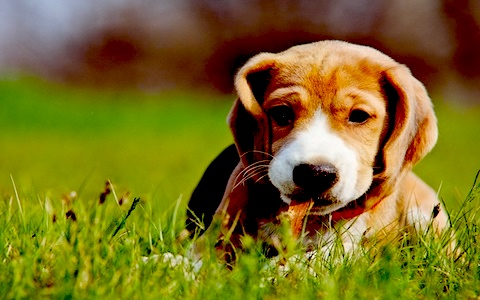
#> input picture images/8.jpg, 480 x 300 px, found by its file name
$ python cache_image_v2.py
#> lines starting #> are read from the running program, lines starting #| are printed output that depends on the picture
from PIL import Image
# POUR CONVERTIR DES DECIMAUX EN BINAIRE ET VICE VERSA ON PEUX SIMPLEMENT UTILISER int() et bin()

im1 = Image.open('images/8.jpg').convert('RGB')
#> im1 is the input picture: PIL image 480x300 RGB; mean R, G, B 122.3, 109.2, 34.3
im2 = Image.open('images/9.jpeg').convert('RGB')
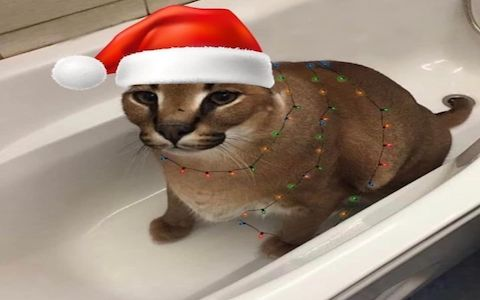
#> input picture images/9.jpeg, 480 x 300 px, found by its file name
#> im2 is the input picture: PIL image 480x300 RGB; mean R, G, B 156.7, 136.5, 122.5


def cache_image(im1,im2):
    '''
    img,img --> img
    cache l'image 2 dans l'image 1 par scetanographie
    '''
    if im2.size[0] > im1.size[0] or im2.size[1] > im1.size[1]:
        raise ValueError('les images sont pas à la meme taille!')
    '''
    if im1.size > im2.size :
        im_final = Image.new('RGB',(im2.width,im2.height))
        im1.resize((im2.width,im2.height))
    else :
        im_final = Image.new('RGB',(im1.width,im1.height))
        im2.resize((im1.width,im1.height))
    '''
    im_final = Image.new('RGB',(im1.width,im1.height))
#> im_final: PIL image 480x300 RGB; every value is 0
    # pour rappel, chaque composante d'un pixel est codée sur 8 bits : de 0 à 255 variantes d'une couleur
    for x in range(im1.width):
        for y in range(im1.height):
            r, v, b = im1.getpixel((x,y))
            r2,v2,b2 = im2.getpixel((x,y))

    # NOTE : au format binaire , les bits de poids faible sont à droite tandis que les bits de poids forts sont à gauche

            pixel1 = [bin(r)[:6],bin(v)[:6],bin(b)[:6]] # on garde les 4 premiers bits de poids fort du pixel 1``
            #pixel1 = [pixel1[i]+(6-len(pixel1[i]))*'0' for i in range(3)] # on complete les 0 manquants
            pixel2 = [bin(r2)[:6],bin(v2)[:6],bin(b2)[:6]] # o garde les 4 premiers bits de poids fort du pixel 2
            #pixel2 = [pixel2[i]+(6-len(pixel2[i]))*'0' for i in range(3)] # on complete les 0 manquants
            pixel_final = [int(pixel2[i]+pixel1[i][2:],2) for i in range(3)] # on assemble les 4 premiers bits du pixel 1 avec les 4 premier bits du pixel 2

            im_final.putpixel((x,y),tuple(pixel_final))
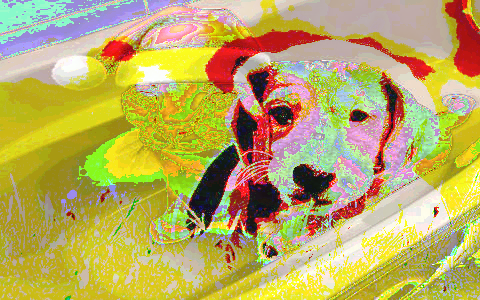
#> im_final: PIL image 480x300 RGB; mean R, G, B 187.8, 171.1, 96.9
            #except TypeError:
                #pass
    im_final.save('images/8+7.png')
    im_final.show()

cache_image(im1,im2)

class Steganography :
    def self():
        pass
